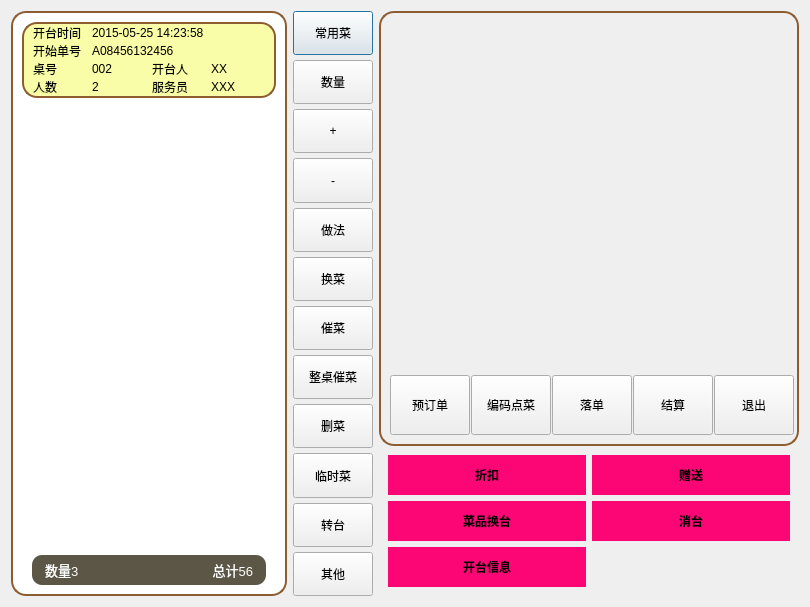
<?xml version="1.0" encoding="UTF-8"?>
<ui version="4.0">
 <class>frontviewdialog_zhongcan_diancai_Dialog</class>
 <widget class="QDialog" name="frontviewdialog_zhongcan_diancai_Dialog">
  <property name="geometry">
   <rect>
    <x>0</x>
    <y>0</y>
    <width>810</width>
    <height>607</height>
   </rect>
  </property>
  <property name="minimumSize">
   <size>
    <width>0</width>
    <height>0</height>
   </size>
  </property>
  <property name="windowTitle">
   <string>Dialog</string>
  </property>
  <layout class="QHBoxLayout" name="horizontalLayout">
   <item>
    <widget class="QFrame" name="frame">
     <property name="minimumSize">
      <size>
       <width>250</width>
       <height>0</height>
      </size>
     </property>
     <property name="maximumSize">
      <size>
       <width>500</width>
       <height>16777215</height>
      </size>
     </property>
     <property name="styleSheet">
      <string notr="true">QFrame#frame{
border: 2px  solid rgb(141, 92, 48);
border-radius:15px;
background:white;
}</string>
     </property>
     <layout class="QVBoxLayout" name="verticalLayout_2">
      <item>
       <widget class="QFrame" name="frame_deskinfo">
        <property name="minimumSize">
         <size>
          <width>0</width>
          <height>0</height>
         </size>
        </property>
        <property name="styleSheet">
         <string notr="true">QFrame#frame_deskinfo{
border: 2px  solid rgb(141, 92, 48);
border-radius:15px;
background:rgb(249,253,167);
}</string>
        </property>
        <layout class="QGridLayout" name="gridLayout_2">
         <property name="leftMargin">
          <number>9</number>
         </property>
         <property name="topMargin">
          <number>0</number>
         </property>
         <property name="rightMargin">
          <number>9</number>
         </property>
         <property name="bottomMargin">
          <number>0</number>
         </property>
         <property name="horizontalSpacing">
          <number>5</number>
         </property>
         <property name="verticalSpacing">
          <number>0</number>
         </property>
         <item row="0" column="0">
          <widget class="QLabel" name="label_8">
           <property name="text">
            <string>开台时间</string>
           </property>
          </widget>
         </item>
         <item row="1" column="0">
          <widget class="QLabel" name="label_11">
           <property name="text">
            <string>开始单号</string>
           </property>
          </widget>
         </item>
         <item row="2" column="0">
          <widget class="QLabel" name="label_12">
           <property name="text">
            <string>桌号</string>
           </property>
          </widget>
         </item>
         <item row="2" column="1">
          <widget class="QLabel" name="label_deskno">
           <property name="text">
            <string>002</string>
           </property>
          </widget>
         </item>
         <item row="2" column="2">
          <widget class="QLabel" name="label_17">
           <property name="text">
            <string>开台人</string>
           </property>
          </widget>
         </item>
         <item row="2" column="3">
          <widget class="QLabel" name="label_openperson">
           <property name="text">
            <string>XX</string>
           </property>
          </widget>
         </item>
         <item row="3" column="0">
          <widget class="QLabel" name="label_15">
           <property name="text">
            <string>人数</string>
           </property>
          </widget>
         </item>
         <item row="3" column="1">
          <widget class="QLabel" name="label_deskperson">
           <property name="text">
            <string>2</string>
           </property>
          </widget>
         </item>
         <item row="3" column="2">
          <widget class="QLabel" name="label_19">
           <property name="text">
            <string>服务员</string>
           </property>
          </widget>
         </item>
         <item row="3" column="3">
          <widget class="QLabel" name="label_deskoperid">
           <property name="text">
            <string>XXX</string>
           </property>
          </widget>
         </item>
         <item row="0" column="1" colspan="3">
          <widget class="QLabel" name="label_opemtime">
           <property name="text">
            <string>2015-05-25 14:23:58</string>
           </property>
          </widget>
         </item>
         <item row="1" column="1" colspan="3">
          <widget class="QLabel" name="label_openbill">
           <property name="text">
            <string>A08456132456</string>
           </property>
          </widget>
         </item>
        </layout>
       </widget>
      </item>
      <item>
       <widget class="frontviewdialog_frame_list_item" name="frame_title">
       </widget>
      </item>
      <item>
       <widget class="frontViewDialog_list" name="listWidget">
        <property name="styleSheet">
         <string notr="true">QListWidget{
border:0px;
}

 QListWidget::item {
background:rgb(249,253,167);
border-bottom:3px solid white;
 }
 QListWidget::item:selected {
background-color: rgb(255, 139, 8);
 }</string>
        </property>
       </widget>
      </item>
      <item>
       <layout class="QHBoxLayout" name="horizontalLayout_3">
        <property name="spacing">
         <number>0</number>
        </property>
        <property name="leftMargin">
         <number>10</number>
        </property>
        <property name="rightMargin">
         <number>10</number>
        </property>
        <item>
         <widget class="QLabel" name="label_num">
          <property name="minimumSize">
           <size>
            <width>0</width>
            <height>30</height>
           </size>
          </property>
          <property name="styleSheet">
           <string notr="true">background-color: rgb(92, 86, 70);
color:white;
border-top-left-radius:10;
border-bottom-left-radius:10;
padding-left: 10px;
font-size:10pt;


</string>
          </property>
          <property name="text">
           <string>数量3</string>
          </property>
         </widget>
        </item>
        <item>
         <widget class="QLabel" name="label_total">
          <property name="styleSheet">
           <string notr="true">background-color: rgb(92, 86, 70);
color:white;
border-top-right-radius:10;
border-bottom-right-radius:10;
padding-right: 10px;
font-size:10pt;
</string>
          </property>
          <property name="text">
           <string>总计56</string>
          </property>
          <property name="alignment">
           <set>Qt::AlignRight|Qt::AlignTrailing|Qt::AlignVCenter</set>
          </property>
         </widget>
        </item>
       </layout>
      </item>
     </layout>
    </widget>
   </item>
   <item>
    <widget class="QFrame" name="frame_3">
     <property name="minimumSize">
      <size>
       <width>80</width>
       <height>0</height>
      </size>
     </property>
     <layout class="QVBoxLayout" name="verticalLayout">
      <property name="spacing">
       <number>5</number>
      </property>
      <property name="leftMargin">
       <number>0</number>
      </property>
      <property name="topMargin">
       <number>0</number>
      </property>
      <property name="rightMargin">
       <number>0</number>
      </property>
      <property name="bottomMargin">
       <number>0</number>
      </property>
      <item>
       <widget class="QPushButton" name="pushButton_changyong">
        <property name="sizePolicy">
         <sizepolicy hsizetype="Minimum" vsizetype="Expanding">
          <horstretch>0</horstretch>
          <verstretch>0</verstretch>
         </sizepolicy>
        </property>
        <property name="text">
         <string>常用菜</string>
        </property>
       </widget>
      </item>
      <item>
       <widget class="QPushButton" name="pushButton_shuliang">
        <property name="sizePolicy">
         <sizepolicy hsizetype="Minimum" vsizetype="Expanding">
          <horstretch>0</horstretch>
          <verstretch>0</verstretch>
         </sizepolicy>
        </property>
        <property name="text">
         <string>数量</string>
        </property>
       </widget>
      </item>
      <item>
       <widget class="QPushButton" name="pushButton_jia">
        <property name="sizePolicy">
         <sizepolicy hsizetype="Minimum" vsizetype="Expanding">
          <horstretch>0</horstretch>
          <verstretch>0</verstretch>
         </sizepolicy>
        </property>
        <property name="text">
         <string>+</string>
        </property>
       </widget>
      </item>
      <item>
       <widget class="QPushButton" name="pushButton_jian">
        <property name="sizePolicy">
         <sizepolicy hsizetype="Minimum" vsizetype="Expanding">
          <horstretch>0</horstretch>
          <verstretch>0</verstretch>
         </sizepolicy>
        </property>
        <property name="text">
         <string>-</string>
        </property>
       </widget>
      </item>
      <item>
       <widget class="QPushButton" name="pushButton_cook">
        <property name="sizePolicy">
         <sizepolicy hsizetype="Minimum" vsizetype="Expanding">
          <horstretch>0</horstretch>
          <verstretch>0</verstretch>
         </sizepolicy>
        </property>
        <property name="text">
         <string>做法</string>
        </property>
       </widget>
      </item>
      <item>
       <widget class="QPushButton" name="pushButton_changedish">
        <property name="sizePolicy">
         <sizepolicy hsizetype="Minimum" vsizetype="Expanding">
          <horstretch>0</horstretch>
          <verstretch>0</verstretch>
         </sizepolicy>
        </property>
        <property name="text">
         <string>换菜</string>
        </property>
       </widget>
      </item>
      <item>
       <widget class="QPushButton" name="pushButton_cuicai">
        <property name="sizePolicy">
         <sizepolicy hsizetype="Minimum" vsizetype="Expanding">
          <horstretch>0</horstretch>
          <verstretch>0</verstretch>
         </sizepolicy>
        </property>
        <property name="text">
         <string>催菜</string>
        </property>
       </widget>
      </item>
      <item>
       <widget class="QPushButton" name="pushButton_alldesk_cuicai">
        <property name="sizePolicy">
         <sizepolicy hsizetype="Minimum" vsizetype="Expanding">
          <horstretch>0</horstretch>
          <verstretch>0</verstretch>
         </sizepolicy>
        </property>
        <property name="text">
         <string>整桌催菜</string>
        </property>
       </widget>
      </item>
      <item>
       <widget class="QPushButton" name="pushButton_del">
        <property name="sizePolicy">
         <sizepolicy hsizetype="Minimum" vsizetype="Expanding">
          <horstretch>0</horstretch>
          <verstretch>0</verstretch>
         </sizepolicy>
        </property>
        <property name="text">
         <string>删菜</string>
        </property>
       </widget>
      </item>
      <item>
       <widget class="QPushButton" name="pushButton_timedish">
        <property name="sizePolicy">
         <sizepolicy hsizetype="Minimum" vsizetype="Expanding">
          <horstretch>0</horstretch>
          <verstretch>0</verstretch>
         </sizepolicy>
        </property>
        <property name="text">
         <string>临时菜</string>
        </property>
       </widget>
      </item>
      <item>
       <widget class="QPushButton" name="pushButton_switch_desk">
        <property name="sizePolicy">
         <sizepolicy hsizetype="Minimum" vsizetype="Expanding">
          <horstretch>0</horstretch>
          <verstretch>0</verstretch>
         </sizepolicy>
        </property>
        <property name="text">
         <string>转台</string>
        </property>
       </widget>
      </item>
      <item>
       <widget class="QPushButton" name="pushButton_other">
        <property name="sizePolicy">
         <sizepolicy hsizetype="Minimum" vsizetype="Expanding">
          <horstretch>0</horstretch>
          <verstretch>0</verstretch>
         </sizepolicy>
        </property>
        <property name="text">
         <string>其他</string>
        </property>
       </widget>
      </item>
     </layout>
    </widget>
   </item>
   <item>
    <layout class="QVBoxLayout" name="verticalLayout_4" stretch="1,0">
     <property name="spacing">
      <number>0</number>
     </property>
     <item>
      <widget class="QFrame" name="frame_2">
       <property name="maximumSize">
        <size>
         <width>420</width>
         <height>16777215</height>
        </size>
       </property>
       <property name="styleSheet">
        <string notr="true">QFrame#frame_2{
border: 2px  solid rgb(141, 92, 48);
border-radius:15px;
}</string>
       </property>
       <layout class="QVBoxLayout" name="verticalLayout_3" stretch="0,0,1,0">
        <item>
         <widget class="frontViewDialog_autoexpand" name="widget"/>
        </item>
        <item>
         <widget class="frontViewDialog_autoexpand" name="widget_2"/>
        </item>
        <item>
         <widget class="frontViewDialog_autoexpand" name="widget_3"/>
        </item>
        <item>
         <layout class="QHBoxLayout" name="horizontalLayout_2">
          <item>
           <widget class="QPushButton" name="pushButton_yuding">
            <property name="minimumSize">
             <size>
              <width>80</width>
              <height>60</height>
             </size>
            </property>
            <property name="maximumSize">
             <size>
              <width>16777215</width>
              <height>16777215</height>
             </size>
            </property>
            <property name="text">
             <string>预订单</string>
            </property>
            <property name="icon">
             <iconset>
              <normaloff>:/example/yudingdan.png</normaloff>:/example/yudingdan.png</iconset>
            </property>
            <property name="iconSize">
             <size>
              <width>30</width>
              <height>30</height>
             </size>
            </property>
           </widget>
          </item>
          <item>
           <widget class="QPushButton" name="pushButton_bianma">
            <property name="minimumSize">
             <size>
              <width>80</width>
              <height>60</height>
             </size>
            </property>
            <property name="maximumSize">
             <size>
              <width>16777215</width>
              <height>16777215</height>
             </size>
            </property>
            <property name="text">
             <string>编码点菜</string>
            </property>
            <property name="icon">
             <iconset>
              <normaloff>:/example/bianma.png</normaloff>:/example/bianma.png</iconset>
            </property>
            <property name="iconSize">
             <size>
              <width>30</width>
              <height>30</height>
             </size>
            </property>
           </widget>
          </item>
          <item>
           <widget class="QPushButton" name="pushButton_luodan">
            <property name="minimumSize">
             <size>
              <width>80</width>
              <height>60</height>
             </size>
            </property>
            <property name="maximumSize">
             <size>
              <width>16777215</width>
              <height>16777215</height>
             </size>
            </property>
            <property name="text">
             <string>落单</string>
            </property>
            <property name="icon">
             <iconset>
              <normaloff>:/example/luodan.png</normaloff>:/example/luodan.png</iconset>
            </property>
            <property name="iconSize">
             <size>
              <width>30</width>
              <height>30</height>
             </size>
            </property>
           </widget>
          </item>
          <item>
           <widget class="QPushButton" name="pushButton_jiesuan">
            <property name="minimumSize">
             <size>
              <width>80</width>
              <height>60</height>
             </size>
            </property>
            <property name="maximumSize">
             <size>
              <width>16777215</width>
              <height>16777215</height>
             </size>
            </property>
            <property name="text">
             <string>结算</string>
            </property>
            <property name="icon">
             <iconset>
              <normaloff>:/example/jiesuan.png</normaloff>:/example/jiesuan.png</iconset>
            </property>
            <property name="iconSize">
             <size>
              <width>30</width>
              <height>30</height>
             </size>
            </property>
           </widget>
          </item>
          <item>
           <widget class="QPushButton" name="pushButton_tuichu">
            <property name="minimumSize">
             <size>
              <width>80</width>
              <height>60</height>
             </size>
            </property>
            <property name="maximumSize">
             <size>
              <width>16777215</width>
              <height>16777215</height>
             </size>
            </property>
            <property name="text">
             <string>退出</string>
            </property>
            <property name="icon">
             <iconset>
              <normaloff>:/example/tuichu.png</normaloff>:/example/tuichu.png</iconset>
            </property>
            <property name="iconSize">
             <size>
              <width>30</width>
              <height>30</height>
             </size>
            </property>
           </widget>
          </item>
         </layout>
        </item>
       </layout>
      </widget>
     </item>
     <item>
      <widget class="QWidget" name="widget_other_menu" native="true">
       <layout class="QGridLayout" name="gridLayout">
        <item row="0" column="0">
         <widget class="QPushButton" name="pushButton_discount">
          <property name="sizePolicy">
           <sizepolicy hsizetype="Minimum" vsizetype="Expanding">
            <horstretch>0</horstretch>
            <verstretch>0</verstretch>
           </sizepolicy>
          </property>
          <property name="minimumSize">
           <size>
            <width>80</width>
            <height>40</height>
           </size>
          </property>
          <property name="styleSheet">
           <string notr="true">QPushButton{
background-color: rgb(251, 6, 116);
border:0px; 
border-radius:0;
font-weight:bold;
}
QPushButton:pressed{
background-color: rgb(92, 86, 70);
}
QPushButton:default{
background-color: rgb(92, 86, 70);
}</string>
          </property>
          <property name="text">
           <string>折扣</string>
          </property>
         </widget>
        </item>
        <item row="0" column="1">
         <widget class="QPushButton" name="pushButton_present">
          <property name="sizePolicy">
           <sizepolicy hsizetype="Minimum" vsizetype="Expanding">
            <horstretch>0</horstretch>
            <verstretch>0</verstretch>
           </sizepolicy>
          </property>
          <property name="minimumSize">
           <size>
            <width>80</width>
            <height>40</height>
           </size>
          </property>
          <property name="styleSheet">
           <string notr="true">QPushButton{
background-color: rgb(251, 6, 116);
border:0px; 
border-radius:0;
font-weight:bold;
}
QPushButton:pressed{
background-color: rgb(92, 86, 70);
}
QPushButton:default{
background-color: rgb(92, 86, 70);
}</string>
          </property>
          <property name="text">
           <string>赠送</string>
          </property>
         </widget>
        </item>
        <item row="1" column="0">
         <widget class="QPushButton" name="pushButton_dish_switch_desk">
          <property name="sizePolicy">
           <sizepolicy hsizetype="Minimum" vsizetype="Expanding">
            <horstretch>0</horstretch>
            <verstretch>0</verstretch>
           </sizepolicy>
          </property>
          <property name="minimumSize">
           <size>
            <width>80</width>
            <height>40</height>
           </size>
          </property>
          <property name="styleSheet">
           <string notr="true">QPushButton{
background-color: rgb(251, 6, 116);
border:0px; 
border-radius:0;
font-weight:bold;
}
QPushButton:pressed{
background-color: rgb(92, 86, 70);
}
QPushButton:default{
background-color: rgb(92, 86, 70);
}</string>
          </property>
          <property name="text">
           <string>菜品换台</string>
          </property>
         </widget>
        </item>
        <item row="1" column="1">
         <widget class="QPushButton" name="pushButton_cancel_desk">
          <property name="sizePolicy">
           <sizepolicy hsizetype="Minimum" vsizetype="Expanding">
            <horstretch>0</horstretch>
            <verstretch>0</verstretch>
           </sizepolicy>
          </property>
          <property name="minimumSize">
           <size>
            <width>80</width>
            <height>40</height>
           </size>
          </property>
          <property name="styleSheet">
           <string notr="true">QPushButton{
background-color: rgb(251, 6, 116);
border:0px; 
border-radius:0;
font-weight:bold;
}
QPushButton:pressed{
background-color: rgb(92, 86, 70);
}
QPushButton:default{
background-color: rgb(92, 86, 70);
}</string>
          </property>
          <property name="text">
           <string>消台</string>
          </property>
         </widget>
        </item>
        <item row="2" column="0">
         <widget class="QPushButton" name="pushButton_desk_info">
          <property name="sizePolicy">
           <sizepolicy hsizetype="Minimum" vsizetype="Expanding">
            <horstretch>0</horstretch>
            <verstretch>0</verstretch>
           </sizepolicy>
          </property>
          <property name="minimumSize">
           <size>
            <width>80</width>
            <height>40</height>
           </size>
          </property>
          <property name="styleSheet">
           <string notr="true">QPushButton{
background-color: rgb(251, 6, 116);
border:0px; 
border-radius:0;
font-weight:bold;
}
QPushButton:pressed{
background-color: rgb(92, 86, 70);
}
QPushButton:default{
background-color: rgb(92, 86, 70);
}</string>
          </property>
          <property name="text">
           <string>开台信息</string>
          </property>
         </widget>
        </item>
       </layout>
      </widget>
     </item>
    </layout>
   </item>
  </layout>
 </widget>
 <customwidgets>
  <customwidget>
   <class>frontViewDialog_autoexpand</class>
   <extends>QFrame</extends>
   <header>frontviewdialog_autoexpand.h</header>
   <container>1</container>
  </customwidget>
  <customwidget>
   <class>frontViewDialog_list</class>
   <extends>QListWidget</extends>
   <header>frontviewdialog_list.h</header>
  </customwidget>
  <customwidget>
   <class>frontviewdialog_frame_list_item</class>
   <extends>QFrame</extends>
   <header>frontviewdialog_frame_list_item.h</header>
   <container>1</container>
  </customwidget>
 </customwidgets>
 <resources/>
 <connections/>
</ui>
